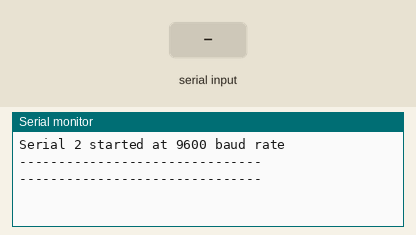
Recording of a sketch running on a simulated ESP32. Shown: the last lines printed to the serial monitor. Inputs (shaded band) come from the test bench.

Above: at 2.8 s.
2.9 s: "1" received over the second serial link
At 3.6 s:
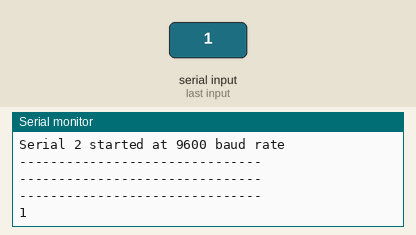
4.4 s: "0" received over the second serial link
At 5.7 s:
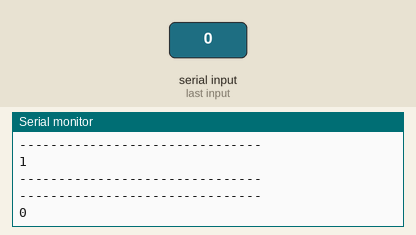
5.9 s: "2" received over the second serial link
At 6.8 s:
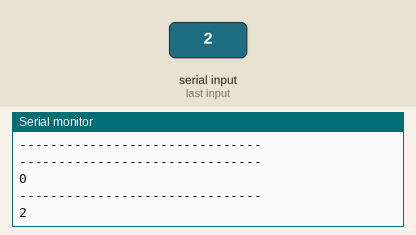

Measured:
- after the input at 2.9 s, the serial monitor: prints a new line after 0.10 s (image 1)
- after the input at 4.4 s, the serial monitor: prints a new line after 0.60 s (image 2)
- after the input at 5.9 s, the serial monitor: prints a new line after 0.10 s (image 3)

The sketch:

GPS_example.ino
```cpp
// Define the RX and TX pins for Serial 2
#define RXD2 16
#define TXD2 17

#define GPS_BAUD 9600

// Create an instance of the HardwareSerial class for Serial 2
HardwareSerial gpsSerial(2);

void setup(){
  // Serial Monitor
  Serial.begin(115200);

  // Start Serial 2 with the defined RX and TX pins and a baud rate of 9600
  gpsSerial.begin(GPS_BAUD, SERIAL_8N1, RXD2, TXD2);
  Serial.println("Serial 2 started at 9600 baud rate");
}

void loop(){
  while (gpsSerial.available() > 0){
    // get the byte data from the GPS
    char gpsData = gpsSerial.read();
    Serial.println(gpsData);
  }
  delay(1000);
  Serial.println("-------------------------------");
}
```
